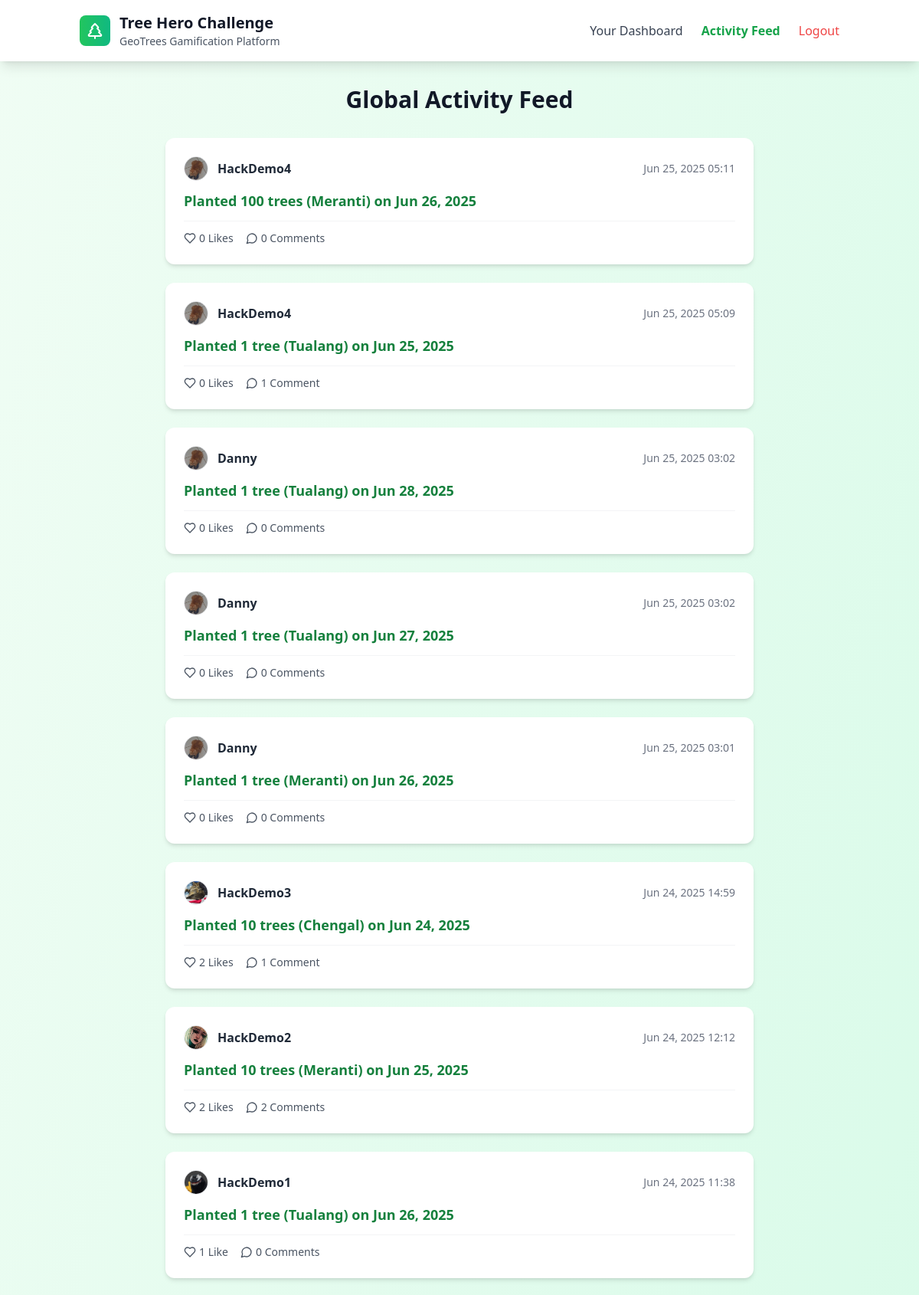
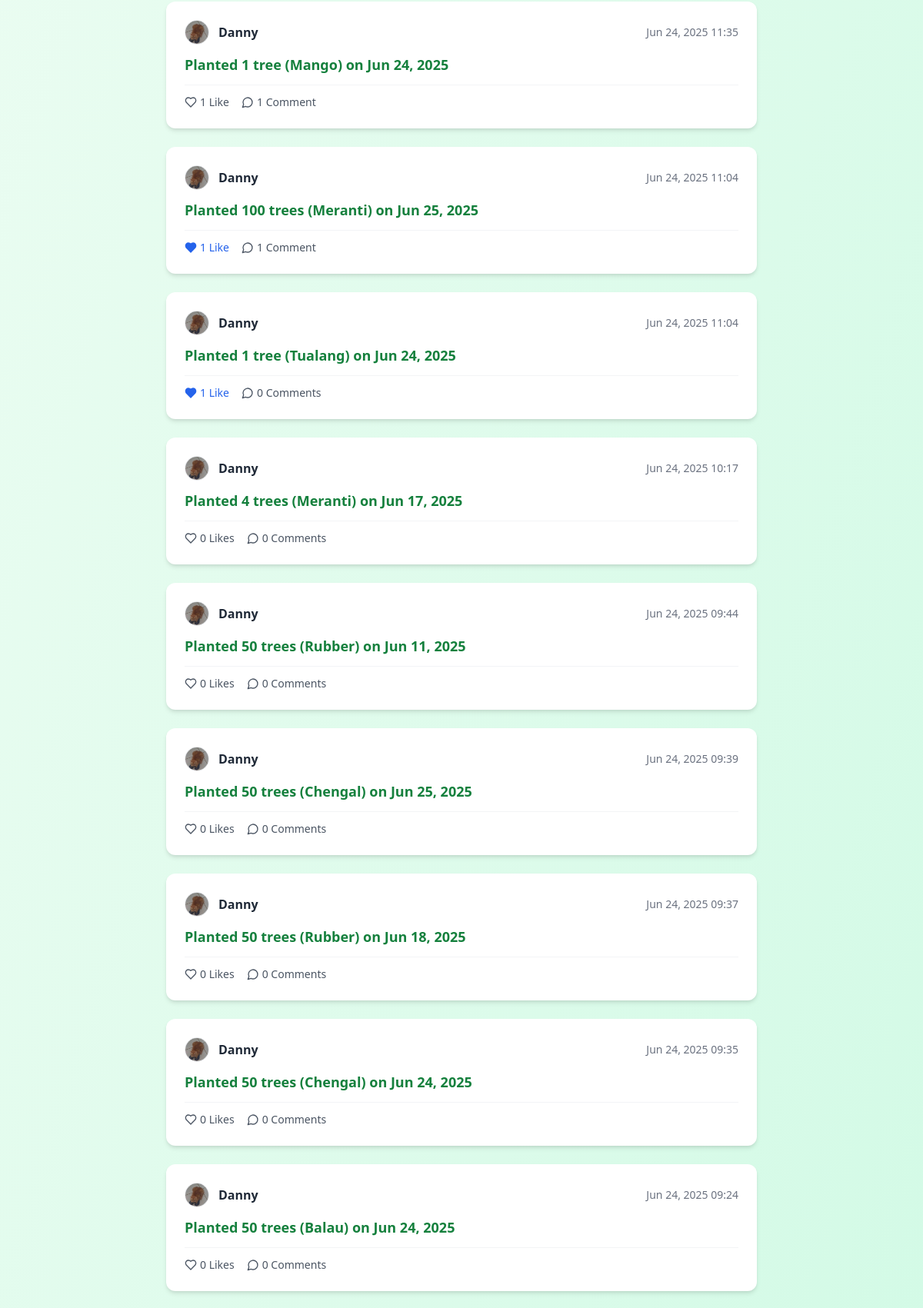
Page /activity_feed.php (signed in, upper part) on the committed database (2 pictures, top to bottom).
### tables this page shows
CREATE TABLE `activities` (
  `activity_id` int(11) NOT NULL,
  `user_id` int(11) NOT NULL,
  `activity_date` date NOT NULL,
  `trees_planted` int(11) NOT NULL DEFAULT 1,
  `tree_species` varchar(255) DEFAULT NULL,
  `description` text DEFAULT NULL,
  `created_at` timestamp NOT NULL DEFAULT current_timestamp()
);

CREATE TABLE `users` (
  `user_id` int(11) NOT NULL,
  `username` varchar(255) NOT NULL,
  `email` varchar(255) NOT NULL,
  `password_hash` varchar(255) NOT NULL,
  `created_at` timestamp NOT NULL DEFAULT current_timestamp(),
  `xp` int(11) NOT NULL DEFAULT 0,
  `last_activity_date` date DEFAULT NULL,
  `current_streak_days` int(11) NOT NULL DEFAULT 0,
  `profile_picture_url` varchar(255) DEFAULT NULL
);

### activity_feed.php (the view, shortened to what this page needs)
<?php
require_once 'includes/config.php';
$current_user_id = $_SESSION['user_id'];
$activity_feed = [];
$stmt_feed_activities = $conn->prepare("
    SELECT
        a.activity_id,
        a.activity_date,
        a.trees_planted,
        a.tree_species,
        a.description,
        a.created_at,
        u.user_id,
        u.username,
        u.profile_picture_url,
        (SELECT COUNT(*) FROM activity_comments ac WHERE ac.activity_id = a.activity_id) AS comment_count,
        (SELECT COUNT(*) FROM activity_likes al WHERE al.activity_id = a.activity_id) AS like_count,
        (SELECT COUNT(*) FROM activity_likes al2 WHERE al2.activity_id = a.activity_id AND al2.user_id = ?) AS user_has_liked
    FROM
        activities a
    JOIN
        users u ON a.user_id = u.user_id
    ORDER BY
        a.created_at DESC -- Order by creation timestamp for true recent feed
    LIMIT 20 -- Limit the number of activities shown in the feed
");
if ($stmt_feed_activities) {
    $stmt_feed_activities->bind_param("i", $current_user_id);
    $stmt_feed_activities->execute();
    $result_feed_activities = $stmt_feed_activities->get_result();
    while ($row = $result_feed_activities->fetch_assoc()) {
        $activity_feed[] = $row;
    }
} else {
    $feed_error = "Error fetching activity feed: " . $conn->error;
    error_log($feed_error);
}
?>
<!DOCTYPE html>
<html lang="en">
<head>
    <script src="https://cdn.tailwindcss.com"></script>
</head>
<body class="bg-gradient-to-br from-green-50 to-emerald-100 min-h-screen font-sans text-gray-800">
    <nav class="bg-white shadow-lg sticky top-0 z-50">
        <div class="container mx-auto px-4 py-4">
            <div class="flex items-center justify-between">
                <div class="flex items-center space-x-3">
                    <div class="w-10 h-10 bg-gradient-to-r from-green-500 to-emerald-500 rounded-lg flex items-center justify-center">
                        <i data-lucide="tree-pine" class="w-6 h-6 text-white"></i>
                    </div>
                    <div>
                        <h1 class="text-xl font-bold text-gray-900">Tree Hero Challenge</h1>
                        <p class="text-sm text-gray-600">GeoTrees Gamification Platform</p>
                    </div>
                </div>
                <div class="flex items-center space-x-6">
                    <a href="dashboard.php" class="nav-btn text-gray-700 hover:text-green-600 font-medium">Your Dashboard</a>
                    <a href="activity_feed.php" class="nav-btn text-green-600 font-bold">Activity Feed</a>
                    <a href="logout.php" class="nav-btn text-red-500 hover:text-red-600 font-medium">Logout</a>
                </div>
            </div>
        </div>
    </nav>
    <div class="container mx-auto px-4 py-8">
        <div class="max-w-3xl mx-auto">
            <h2 class="text-3xl font-bold text-gray-900 mb-8 text-center">Global Activity Feed</h2>
            <?php if (empty($activity_feed)): ?>
                <p class="text-gray-600 text-center text-lg">No activities to show yet. Be the first to plant!</p>
            <?php else: ?>
                <div class="space-y-6">
                    <?php foreach ($activity_feed as $activity): ?>
                        <div class="activity-card">
                            <div class="flex items-center mb-3">
                                <?php if ($activity['profile_picture_url']): ?>
                                    <img src="<?php echo htmlspecialchars($activity['profile_picture_url']); ?>" alt="Profile" class="profile-thumb mr-3">
                                <?php else: ?>
                                    <div class="w-8 h-8 rounded-full bg-gray-200 flex items-center justify-center mr-3 text-gray-500">
                                        <i data-lucide="user" class="w-4 h-4"></i>
                                    </div>
                                <?php endif; ?>
                                <span class="font-semibold text-gray-800">
                                    <a href="profile.php?user_id=<?php echo htmlspecialchars($activity['user_id']); ?>" class="hover:underline">
                                        <?php echo htmlspecialchars($activity['username']); ?>
                                    </a>
                                </span>
                                <span class="text-sm text-gray-500 ml-auto"><?php echo date('M d, Y H:i', strtotime($activity['created_at'])); ?></span>
                            </div>
                            <p class="text-lg font-semibold text-green-700 mb-2">
                                Planted <?php echo htmlspecialchars($activity['trees_planted']); ?> tree<?php echo $activity['trees_planted'] != 1 ? 's' : ''; ?>
                                (<?php echo htmlspecialchars($activity['tree_species']); ?>) on <?php echo date('M d, Y', strtotime($activity['activity_date'])); ?>
                            </p>
                            <div class="flex items-center space-x-4 text-gray-600 text-sm mt-3 pt-3 border-t border-gray-100">
                                <form action="activity_feed.php" method="POST" class="flex items-center">
                                    <?php if ((bool)$activity['user_has_liked']): ?>
                                        <button type="submit" name="unlike_activity" class="flex items-center space-x-1 text-blue-600">
                                            <i data-lucide="heart" class="w-4 h-4 fill-current"></i>
                                            <span><?php echo htmlspecialchars($activity['like_count']); ?> Like<?php echo $activity['like_count'] != 1 ? 's' : ''; ?></span>
                                        </button>
                                    <?php else: ?>
                                        <button type="submit" name="like_activity" class="flex items-center space-x-1 hover:text-blue-500">
                                            <i data-lucide="heart" class="w-4 h-4"></i>
                                            <span><?php echo htmlspecialchars($activity['like_count']); ?> Like<?php echo $activity['like_count'] != 1 ? 's' : ''; ?></span>
                                        </button>
                                    <?php endif; ?>
                                </form>
                                <a href="activity.php?activity_id=<?php echo htmlspecialchars($activity['activity_id']); ?>" class="flex items-center space-x-1 hover:text-green-500">
                                    <i data-lucide="message-circle" class="w-4 h-4"></i>
                                    <span><?php echo htmlspecialchars($activity['comment_count']); ?> Comment<?php echo $activity['comment_count'] != 1 ? 's' : ''; ?></span>
                                </a>
                            </div>
                        </div>
                    <?php endforeach; ?>
                </div>
            <?php endif; ?>
        </div>
    </div>
</body>
</html>

### activity_feed.php (style rules this page uses)
.profile-thumb { width: 32px; height: 32px; border-radius: 9999px; object-fit: cover; border: 1px solid #e5e7eb; }
.activity-card { background-color: white; border-radius: 0.75rem; box-shadow: 0 4px 6px -1px rgba(0, 0, 0, 0.1), 0 2px 4px -1px rgba(0, 0, 0, 0.06); padding: 1.5rem; margin-bottom: 1.5rem; }

### rows in the picture
activities: user.profile_picture_url (picture), user.username "HackDemo4", created_at "Jun 25, 2025 05:11", trees_planted "100", tree_species "Meranti", activity_date "Jun 26, 2025", like_count "0", comment_count "0"
activities: user.profile_picture_url (picture), user.username "HackDemo4", created_at "Jun 25, 2025 05:09", trees_planted "1", tree_species "Tualang", activity_date "Jun 25, 2025", like_count "0", comment_count "1"
activities: user.profile_picture_url (picture), user.username "Danny", created_at "Jun 25, 2025 03:02", trees_planted "1", tree_species "Tualang", activity_date "Jun 28, 2025", like_count "0", comment_count "0"
activities: user.profile_picture_url (picture), user.username "Danny", created_at "Jun 25, 2025 03:02", trees_planted "1", tree_species "Tualang", activity_date "Jun 27, 2025", like_count "0", comment_count "0"
activities: user.profile_picture_url (picture), user.username "Danny", created_at "Jun 25, 2025 03:01", trees_planted "1", tree_species "Meranti", activity_date "Jun 26, 2025", like_count "0", comment_count "0"
activities: user.profile_picture_url (picture), user.username "HackDemo3", created_at "Jun 24, 2025 14:59", trees_planted "10", tree_species "Chengal", activity_date "Jun 24, 2025", like_count "2", comment_count "1"
activities: user.profile_picture_url (picture), user.username "HackDemo2", created_at "Jun 24, 2025 12:12", trees_planted "10", tree_species "Meranti", activity_date "Jun 25, 2025", like_count "2", comment_count "2"
activities: user.profile_picture_url (picture), user.username "HackDemo1", created_at "Jun 24, 2025 11:38", trees_planted "1", tree_species "Tualang", activity_date "Jun 26, 2025", like_count "1", comment_count "0"
activities: user.profile_picture_url (picture), user.username "Danny", created_at "Jun 24, 2025 11:35", trees_planted "1", tree_species "Mango", activity_date "Jun 24, 2025", like_count "1", comment_count "1"
activities: user.profile_picture_url (picture), user.username "Danny", created_at "Jun 24, 2025 11:04", trees_planted "100", tree_species "Meranti", activity_date "Jun 25, 2025", like_count "1", comment_count "1"
activities: user.profile_picture_url (picture), user.username "Danny", created_at "Jun 24, 2025 11:04", trees_planted "1", tree_species "Tualang", activity_date "Jun 24, 2025", like_count "1", comment_count "0"
activities: user.profile_picture_url (picture), user.username "Danny", created_at "Jun 24, 2025 10:17", trees_planted "4", tree_species "Meranti", activity_date "Jun 17, 2025", like_count "0", comment_count "0"
activities: user.profile_picture_url (picture), user.username "Danny", created_at "Jun 24, 2025 09:44", trees_planted "50", tree_species "Rubber", activity_date "Jun 11, 2025", like_count "0", comment_count "0"
activities: user.profile_picture_url (picture), user.username "Danny", created_at "Jun 24, 2025 09:39", trees_planted "50", tree_species "Chengal", activity_date "Jun 25, 2025", like_count "0", comment_count "0"
activities: user.profile_picture_url (picture), user.username "Danny", created_at "Jun 24, 2025 09:37", trees_planted "50", tree_species "Rubber", activity_date "Jun 18, 2025", like_count "0", comment_count "0"
activities: user.profile_picture_url (picture), user.username "Danny", created_at "Jun 24, 2025 09:35", trees_planted "50", tree_species "Chengal", activity_date "Jun 24, 2025", like_count "0", comment_count "0"
activities: user.profile_picture_url (picture), user.username "Danny", created_at "Jun 24, 2025 09:24", trees_planted "50", tree_species "Balau", activity_date "Jun 24, 2025", like_count "0", comment_count "0"
